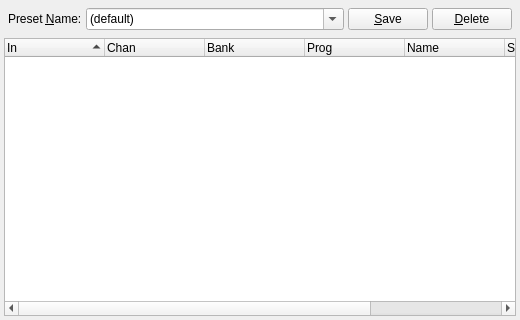
<ui version="4.0" >
 <author>rncbc aka Rui Nuno Capela</author>
 <comment>qsynth - A fluidsynth Qt GUI Interface.

   Copyright (C) 2003-2019, rncbc aka Rui Nuno Capela. All rights reserved.

   This program is free software; you can redistribute it and/or
   modify it under the terms of the GNU General Public License
   as published by the Free Software Foundation; either version 2
   of the License, or (at your option) any later version.

   This program is distributed in the hope that it will be useful,
   but WITHOUT ANY WARRANTY; without even the implied warranty of
   MERCHANTABILITY or FITNESS FOR A PARTICULAR PURPOSE.  See the
   GNU General Public License for more details.

   You should have received a copy of the GNU General Public License along
   with this program; if not, write to the Free Software Foundation, Inc.,
   51 Franklin Street, Fifth Floor, Boston, MA 02110-1301 USA.

 </comment>
 <class>qsynthChannelsForm</class>
 <widget class="QWidget" name="qsynthChannelsForm" >
  <property name="geometry" >
   <rect>
    <x>0</x>
    <y>0</y>
    <width>520</width>
    <height>320</height>
   </rect>
  </property>
  <property name="font" >
   <font/>
  </property>
  <property name="windowTitle" >
   <string>Channels</string>
  </property>
  <property name="windowIcon">
   <iconset resource="qsynth.qrc">:/images/channels1.png</iconset>
  </property>
  <layout class="QVBoxLayout" >
   <property name="margin" >
    <number>4</number>
   </property>
   <property name="spacing" >
    <number>4</number>
   </property>
   <item>
    <layout class="QHBoxLayout" >
     <property name="margin" >
      <number>4</number>
     </property>
     <property name="spacing" >
      <number>4</number>
     </property>
     <item>
      <widget class="QLabel" name="PresetTextLabel" >
       <property name="text" >
        <string>Preset &amp;Name:</string>
       </property>
       <property name="wordWrap" >
        <bool>false</bool>
       </property>
       <property name="buddy" >
        <cstring>PresetComboBox</cstring>
       </property>
      </widget>
     </item>
     <item>
      <widget class="QComboBox" name="PresetComboBox" >
       <property name="sizePolicy" >
        <sizepolicy>
         <hsizetype>7</hsizetype>
         <vsizetype>0</vsizetype>
         <horstretch>0</horstretch>
         <verstretch>0</verstretch>
        </sizepolicy>
       </property>
       <property name="toolTip" >
        <string>Settings preset name</string>
       </property>
       <property name="editable" >
        <bool>true</bool>
       </property>
       <item>
        <property name="text" >
         <string>(default)</string>
        </property>
       </item>
      </widget>
     </item>
     <item>
      <widget class="QPushButton" name="PresetSavePushButton" >
       <property name="toolTip" >
        <string>Save settings as current preset name</string>
       </property>
       <property name="text" >
        <string>&amp;Save</string>
       </property>
       <property name="icon" >
        <iconset resource="qsynth.qrc" >:/images/save1.png</iconset>
       </property>
       <property name="autoDefault" >
        <bool>false</bool>
       </property>
      </widget>
     </item>
     <item>
      <widget class="QPushButton" name="PresetDeletePushButton" >
       <property name="toolTip" >
        <string>Delete current settings preset</string>
       </property>
       <property name="text" >
        <string>&amp;Delete</string>
       </property>
       <property name="icon" >
        <iconset resource="qsynth.qrc" >:/images/remove1.png</iconset>
       </property>
       <property name="autoDefault" >
        <bool>false</bool>
       </property>
      </widget>
     </item>
    </layout>
   </item>
   <item>
    <widget class="QTreeWidget" name="ChannelsListView" >
     <property name="sizePolicy" >
      <sizepolicy>
       <hsizetype>7</hsizetype>
       <vsizetype>7</vsizetype>
       <horstretch>0</horstretch>
       <verstretch>0</verstretch>
      </sizepolicy>
     </property>
     <property name="minimumSize" >
      <size>
       <width>320</width>
       <height>0</height>
      </size>
     </property>
     <property name="contextMenuPolicy" >
      <enum>Qt::CustomContextMenu</enum>
     </property>
     <property name="toolTip" >
      <string>Channels view</string>
     </property>
     <property name="alternatingRowColors" >
      <bool>true</bool>
     </property>
     <property name="indentation" >
      <number>4</number>
     </property>
     <property name="rootIsDecorated" >
      <bool>false</bool>
     </property>
     <property name="uniformRowHeights" >
      <bool>true</bool>
     </property>
     <property name="itemsExpandable" >
      <bool>false</bool>
     </property>
     <property name="sortingEnabled" >
      <bool>true</bool>
     </property>
     <property name="allColumnsShowFocus" >
      <bool>true</bool>
     </property>
     <column>
      <property name="text" >
       <string>In</string>
      </property>
     </column>
     <column>
      <property name="text" >
       <string>Chan</string>
      </property>
     </column>
     <column>
      <property name="text" >
       <string>Bank</string>
      </property>
     </column>
     <column>
      <property name="text" >
       <string>Prog</string>
      </property>
     </column>
     <column>
      <property name="text" >
       <string>Name</string>
      </property>
     </column>
     <column>
      <property name="text" >
       <string>SFID</string>
      </property>
     </column>
     <column>
      <property name="text" >
       <string>Soundfont</string>
      </property>
     </column>
    </widget>
   </item>
  </layout>
 </widget>
 <layoutdefault spacing="4" margin="4" />
 <tabstops>
  <tabstop>PresetComboBox</tabstop>
  <tabstop>PresetSavePushButton</tabstop>
  <tabstop>PresetDeletePushButton</tabstop>
  <tabstop>ChannelsListView</tabstop>
 </tabstops>
 <resources>
  <include location="qsynth.qrc" />
 </resources>
 <connections/>
</ui>
